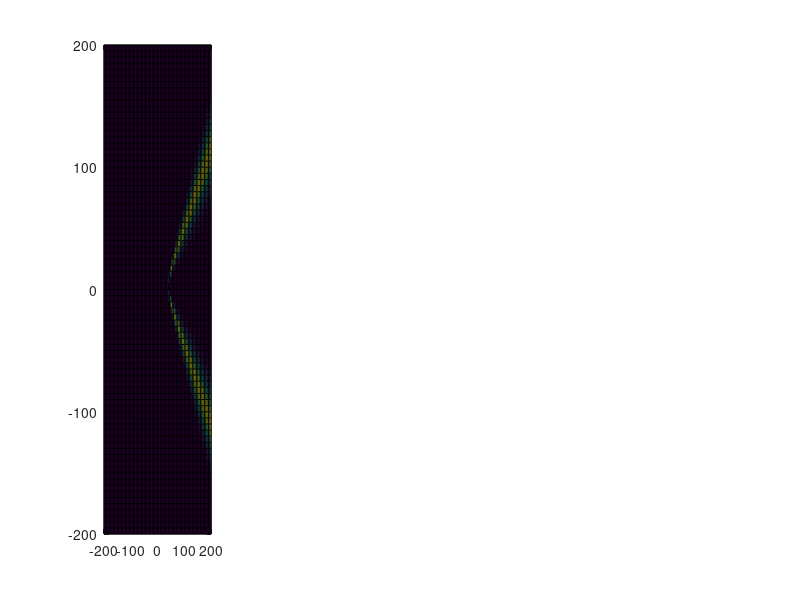

Reproduce this figure in MATLAB. (Note: this script raises an error after producing the figure.)
% Towed Array Source Localization with Ambiguity Surface method

% SIMULATIONS:
% - Simulation 1: Stationary source, moving array, no noise on measurements
% - Simulation 2: Stationary source, moving array, noisy measurements 
% - Simulation 3: Moving source, moving array, no noise on measurements -
% Incorporates Dilation of Surfaces
% - Simulation 4: Moving source, moving array with more sensors, no noise on measurements
% - Simulation 5: Two stationary sources, moving array, no noise

%//////////////////////////////////////////////////////////////////////////

%% SIMULATION 1: Stationary source, moving array, no noise on measurements
clear, close all

%~~~~~~~~~~~~~~~~~~~~~~~~~~~~Set parameters~~~~~~~~~~~~~~~~~~~~~~~~~~
sig =0.001; %Determine sigma (standard deviation) for the Gaussian:
Ntsteps=4; %number of time steps
true_wpos= [100,50,0]; %[x,y,z]; %Set True whale position
Nsources=size(true_wpos,1);
d=40; %distance between sensors
c=1500; % Speed of sound

sig_hyperbolas = 0.0003; % STD for plotting intersecting hyperbolas
%(for visual assesment of how they are crossing)- needs to be small

%~~~~~~~~~~~~~~~~~~~~~~Simulate Hydrophone positions~~~~~~~~~~~~~~~~~~~~~~
hyph_pos(:,:,1)=[0,0,0;d,0,0]; %[x1,y1,z1; x2,y2,z2];
for t=2:Ntsteps
hyph_pos(:,:,t)=hyph_pos(:,:,t-1)+[50,0,0;50,0,0];
end
Nsensors=size(hyph_pos,1);

%~~~~~~~~~~~~~~~~~~~~~~Compute True TDOAs~~~~~~~~~~~~~~~~~~~~~~~~~~~~~~~~~
true_tdoa=zeros(1,Ntsteps);
ip1=1;ip2=2;
for t=1:Ntsteps
    rp=hyph_pos(:,:,t);
    dt1 = 1/c*sqrt((rp(ip1,1)-true_wpos(1))^2 + ...
        (rp(ip1,2)-true_wpos(2))^2 + ...
        (rp(ip1,3)-true_wpos(3))^2);
    dt2 = 1/c*sqrt((rp(ip2,1)-true_wpos(1))^2 + ...
        (rp(ip2,2)-true_wpos(2))^2 + ...
        (rp(ip2,3)-true_wpos(3))^2);
    true_tdoa(t) = dt1-dt2;
end

%~~~~~~~~~~~~~~~~~~~~~~~~Create measurements~~~~~~~~~~~~~~~~~~~~~~~~~~~
tdoa_measured = true_tdoa; %Assume for the moment no noise in measurements

%~~~~~~~~~~~~~~~~~~~Create a grid for surface evaluation~~~~~~~~~~~~~~~~~~
% At the moment grid is fixed, but in future it should move with sensors.
dx=5; % grid step size
x=-200:dx:200;
Ngp_x=length(x);
y=x;
z=0;
Ngp_z=length(z);
[X,Y,Z] = meshgrid(x,y,z);
wpos=[X(:),Y(:),Z(:)]; %gives grid of N x [x,y,z] coordinates
N= size(wpos,1); %number of grid points to evaluate

%~~~~~~~~~~~~~~~~~~~Compute Ambiguity Surfaces~~~~~~~~~~~~~~~~~~~
%Pre-allocate:
LS=nan(Nsources,N,Ntsteps);
LS_Hyperbolas = LS;
fig1=figure; hold on

for t=1:Ntsteps % for each time step compute LS

rp=hyph_pos(:,:,t);
ip1=1;ip2=2;
tdoa_model=zeros(1,N);
for wpi=1:N % for each hypothetical grid position wpos(wpi) this calculates
    % time between position and hydrophone position - dt1 (between
    % hyph 1 and position wpos(wpi)), dt2 (between hyph2 and position wpos(wpi)), then
    % tdoa_model is tdoa between the hyph1 and hyph2 if the source
    % is at wpos(wpi).
    dt1 = 1/c*sqrt( (rp(ip1,1)-wpos(wpi,1))^2 + ...
        (rp(ip1,2)-wpos(wpi,2))^2 + ...
        (rp(ip1,3)-wpos(wpi,3))^2);
    dt2 = 1/c*sqrt( (rp(ip2,1)-wpos(wpi,1))^2 + ...
        (rp(ip2,2)-wpos(wpi,2))^2 + ...
        (rp(ip2,3)-wpos(wpi,3))^2);
    tdoa_model(wpi) = dt1-dt2;
end

LS(:,:,t)= exp(-1/(2*sig^2).*(tdoa_model-tdoa_measured(t)).^2);
LS_Hyperbolas(:,:,t)= exp(-1/(2*sig_hyperbolas^2).*(tdoa_model-tdoa_measured(t)).^2);

%PLOT Ambiguity Surface at time t
LStotal_temp=reshape(LS(:,:,t),[Ngp_x,Ngp_x,Ngp_z]);
subplot(1,Ntsteps,t)
pcolor(X,Y,LStotal_temp); hold on
clim([0,1])
plot(rp(ip1,1),rp(ip1,2),'r^','MarkerFaceColor','r'),hold on
plot(rp(ip2,1),rp(ip2,2),'r^','MarkerFaceColor','r')
plot(true_wpos(1),true_wpos(2),'r*','MarkerSize',12,'Linewidth',2)
colorbar
xlabel(' x (m)'),ylabel('y (m)')
title(['Ambiguity surface for time step ', num2str(t)])

end
fontsize(fig1,14,'points')

%~~~~~~~~~~~~~~~~~~~PLOT final Ambiguity Surface~~~~~~~~~~~~~~~~~~~
LStotal_temp=prod(LS,3);
LStotal=reshape(LStotal_temp,[Ngp_x,Ngp_x,Ngp_z]);
fig2=figure; hold on,
pcolor(X,Y,LStotal); 
clim([0,1])
plot([hyph_pos(ip1,1,1),hyph_pos(ip1,1,end)],[hyph_pos(ip1,2,1),hyph_pos(ip1,2,end)],'r-','Linewidth',3),hold on
plot(true_wpos(1),true_wpos(2),'r*','MarkerSize',12,'Linewidth',2)
legend('Ambiguity Surface','Boat track', 'True whale position')
xlabel(' x (m)'),ylabel('y (m)')
title('Total ambiguity surface')
fontsize(fig2,14,'points')

%~~~~~~~~~~~~~~~~~~~PLOT Intersecting Hyperbolas~~~~~~~~~~~~~~~~~~~
LStotal_hyperbolas_temp = sum(LS_Hyperbolas,3);
LStotal_hyperbolas = reshape(LStotal_hyperbolas_temp,[Ngp_x,Ngp_x,Ngp_z]);
fig3=figure;
pcolor(X,Y,LStotal_hyperbolas); hold on
set(gca,'YDir', 'normal');
clim([0,1])
colorbar
plot([hyph_pos(ip1,1,1),hyph_pos(ip1,1,end)],[hyph_pos(ip1,2,1),hyph_pos(ip1,2,end)],'r-', 'Linewidth', 3),hold on
plot(true_wpos(1),true_wpos(2),'r*','MarkerSize',12,'Linewidth',2)
xlabel(' x (m)'),ylabel('y (m)')
legend('Intesecting hyperbolas', 'Boat track', 'True whale position')
title('Intesecting hyperbolas')
fontsize(fig3,14,'points')


%~~~~~~~~~~~~ Determine Ambiguity surface Peak Height and Width~~~~~~~~~~~
disp(' ')
disp('Simulation 1: Stationary source, moving array, no noise on measurements.')
disp(' ')
[peakdata] =findpeaks2D(X,Y,LStotal);
fprintf(['True whale end location is: [', repmat('%g, ', 1, numel(true_wpos(end,:))-1), '%g]\n'],true_wpos(end,:))
%take just one of the estimated peaks (the other is mirror image)
n=1;
estimated_position=[peakdata.peakX(n),peakdata.peakY(n),0]; %were at the moment considering 2D, so z coordinate = 0.
fprintf(['Estimated whale location is: [', repmat('%g, ', 1, numel(estimated_position)-1), '%g]\n'],estimated_position)
fprintf('Width of the peak in X dirextion %.2f \n',peakdata.peakXWidth(n))
fprintf('Width of the peak in Y dirextion %.2f \n',peakdata.peakYWidth(n))
fprintf('Ambiguity value for the estimated location is %.2f \n',peakdata.peakZ(n))
fprintf('The std used for Gaussian is %.3f \n',sig)
fprintf('Number of sensors used is %.0f \n',Nsensors)
%//////////////////////////////////////////////////////////////////////////

%//////////////////////////////////////////////////////////////////////////
%% SIMULATION 2: Stationary source, moving array, noisy measurements 
clear, close all

%~~~~~~~~~~~~~~~~~~~~~~~~~~~~Set parameters~~~~~~~~~~~~~~~~~~~~~~~~~~
sig =0.003; %Determine sigma (standard deviation) for the Gaussian:
Ntsteps=4; %number of time steps
true_wpos= [100,50,0]; %[x,y,z]; %Set True whale position
Nsources=size(true_wpos,1);
d=40; %distance between sensors
c=1500; % Speed of sound
measure_noise=0.001; % measurement noise (needs to be equal or less than
% what we assume for sig):

sig_hyperbolas = 0.0003; % STD for plotting intersecting hyperbolas
%(for visual assesment of how they are crossing)- needs to be small

%~~~~~~~~~~~~~~~~~~~~~~Simulate Hydrophone positions~~~~~~~~~~~~~~~~~~~~~~
hyph_pos(:,:,1)=[0,0,0;d,0,0]; %[x1,y1,z1; x2,y2,z2];
for t=2:Ntsteps
hyph_pos(:,:,t)=hyph_pos(:,:,t-1)+[50,0,0;50,0,0];
end
Nsensors=size(hyph_pos,1);

%~~~~~~~~~~~~~~~~~~~~~~Compute True TDOAs~~~~~~~~~~~~~~~~~~~~~~~~~~~~~~~~~
true_tdoa=zeros(1,Ntsteps);
ip1=1;ip2=2;
for t=1:Ntsteps
    rp=hyph_pos(:,:,t);
    dt1 = 1/c*sqrt((rp(ip1,1)-true_wpos(1))^2 + ...
        (rp(ip1,2)-true_wpos(2))^2 + ...
        (rp(ip1,3)-true_wpos(3))^2);
    dt2 = 1/c*sqrt((rp(ip2,1)-true_wpos(1))^2 + ...
        (rp(ip2,2)-true_wpos(2))^2 + ...
        (rp(ip2,3)-true_wpos(3))^2);
    true_tdoa(t) = dt1-dt2;
end

%~~~~~~~~~~~~~~~~~~~~~~~~Create measurements~~~~~~~~~~~~~~~~~~~~~~~~~~~
tdoa_measured = true_tdoa + randn(size(true_tdoa)).*measure_noise; 
tdoa2bearing= @(x) acosd(1500/d*x); %bear2tdoa = @(x) cosd(x).*(d/c);
fprintf('True bearings are: %.4f \n', tdoa2bearing(true_tdoa))
fprintf('Measured bearings are: %.4f \n', tdoa2bearing(tdoa_measured))

%~~~~~~~~~~~~~~~~~~~Create a grid for surface evaluation~~~~~~~~~~~~~~~~~~
% At the moment grid is fixed, but in future it should move with sensors.
dx=5; % grid step size
x=-200:dx:200;
Ngp_x=length(x);
y=x;
z=0;
Ngp_z=length(z);
[X,Y,Z] = meshgrid(x,y,z);
wpos=[X(:),Y(:),Z(:)]; %gives grid of N x [x,y,z] coordinates
N= size(wpos,1); %number of grid points to evaluate

%~~~~~~~~~~~~~~~~~~~Compute Ambiguity Surfaces~~~~~~~~~~~~~~~~~~~
% Pre-allocate:
LS=nan(Nsources,N,Ntsteps);
LS_Hyperbolas = LS;
fig1=figure; hold on

for t=1:Ntsteps % for each time step compute LS

rp=hyph_pos(:,:,t);
ip1=1;ip2=2;
tdoa_model=zeros(1,N);
for wpi=1:N % for each hypothetical grid position wpos(wpi) this calculates
    % time between position and hydrophone position - dt1 (between
    % hyph 1 and position wpos(wpi)), dt2 (between hyph2 and position wpos(wpi)), then
    % tdoa_model is tdoa between the hyph1 and hyph2 if the source
    % is at wpos(wpi).
    dt1 = 1/c*sqrt( (rp(ip1,1)-wpos(wpi,1))^2 + ...
        (rp(ip1,2)-wpos(wpi,2))^2 + ...
        (rp(ip1,3)-wpos(wpi,3))^2);
    dt2 = 1/c*sqrt( (rp(ip2,1)-wpos(wpi,1))^2 + ...
        (rp(ip2,2)-wpos(wpi,2))^2 + ...
        (rp(ip2,3)-wpos(wpi,3))^2);
    tdoa_model(wpi) = dt1-dt2;
end

LS(:,:,t)= exp(-1/(2*sig^2).*(tdoa_model-tdoa_measured(t)).^2);
LS_Hyperbolas(:,:,t)= exp(-1/(2*sig_hyperbolas^2).*(tdoa_model-tdoa_measured(t)).^2);

%PLOT Ambiguity Surface at time t
LStotal_temp=reshape(LS(:,:,t),[Ngp_x,Ngp_x,Ngp_z]);
subplot(1,Ntsteps,t)
pcolor(X,Y,LStotal_temp); hold on
clim([0,1])
plot(rp(ip1,1),rp(ip1,2),'r^','MarkerFaceColor','r'),hold on
plot(rp(ip2,1),rp(ip2,2),'r^','MarkerFaceColor','r')
plot(true_wpos(1),true_wpos(2),'r*','MarkerSize',12,'Linewidth',2)
colorbar
xlabel(' x (m)'),ylabel('y (m)')
title(['Ambiguity surface for time step ', num2str(t)])
end
fontsize(fig1,14,'points')

%~~~~~~~~~~~~~~~~~~~PLOT final Ambiguity Surface~~~~~~~~~~~~~~~~~~~
LStotal_temp=prod(LS,3);
LStotal=reshape(LStotal_temp,[Ngp_x,Ngp_x,Ngp_z]);
fig2=figure; hold on,
pcolor(X,Y,LStotal); 
clim([0,1])
colorbar
plot([hyph_pos(ip1,1,1),hyph_pos(ip1,1,end)],[hyph_pos(ip1,2,1),hyph_pos(ip1,2,end)],'r-','Linewidth',3),hold on
plot(true_wpos(1),true_wpos(2),'r*','MarkerSize',12,'Linewidth',2)
xlabel(' x (m)'),ylabel('y (m)')
title(['Total ambiguity surface for \sigma=',num2str(sig), ' and noise=', num2str(measure_noise)])
legend('Ambiguity Surface','Boat track', 'True whale position')
fontsize(fig2,14,'points')

%~~~~~~~~~~~~~~~~~~~PLOT Intersecting Hyperbolas~~~~~~~~~~~~~~~~~~~
LStotal_hyperbolas_temp = sum(LS_Hyperbolas,3);
LStotal_hyperbolas = reshape(LStotal_hyperbolas_temp,[Ngp_x,Ngp_x,Ngp_z]);
fig3=figure;
pcolor(X,Y,LStotal_hyperbolas); hold on
set(gca,'YDir', 'normal');
clim([0,1])
colorbar
plot([hyph_pos(ip1,1,1),hyph_pos(ip1,1,end)],[hyph_pos(ip1,2,1),hyph_pos(ip1,2,end)],'r-', 'Linewidth', 3),hold on
plot(true_wpos(1),true_wpos(2),'r*','MarkerSize',12,'Linewidth',2)
xlabel(' x (m)'),ylabel('y (m)')
legend('Intesecting hyperbolas', 'Boat track', 'True whale position')
title ('Intesecting Hyperbolas')
fontsize(fig3,14,'points')


%~~~~~~~~~~~~ Determine Ambiguity surface Peak Height and Width~~~~~~~~~~~
disp(' ')
disp('Simulation 2: Stationary source, moving array, noisy measurements.')
disp(' ')

[peakdata] =findpeaks2D(X,Y,LStotal);
fprintf(['True whale end location is: [', repmat('%g, ', 1, numel(true_wpos(end,:))-1), '%g]\n'],true_wpos(end,:))
%take just one of the estimated peaks (the other is mirror image)
n=1;
estimated_position=[peakdata.peakX(n),peakdata.peakY(n),0]; %were at the moment considering 2D, so z coordinate = 0.
fprintf(['Estimated whale location is: [', repmat('%g, ', 1, numel(estimated_position)-1), '%g]\n'],estimated_position)
fprintf('Width of the peak in X dirextion %.2f \n',peakdata.peakXWidth(n))
fprintf('Width of the peak in Y dirextion %.2f \n',peakdata.peakYWidth(n))
fprintf('Ambiguity value for the estimated location is %.2f \n',peakdata.peakZ(n))
fprintf('The std used for Gaussian is %.3f \n',sig)
fprintf('The std used for measurement noise is %.3f \n',measure_noise)
fprintf('Number of sensors used is %.0f \n',Nsensors)
%//////////////////////////////////////////////////////////////////////////

%//////////////////////////////////////////////////////////////////////////
%% SIMULATION 3: Moving source, moving array, no noise on measurements
%!!!!!!!!!!!! Incorporates Dilation of Surfaces !!!!!!!!!!!!!!

clear,close all

%~~~~~~~~~~~~~~~~~~~~~~~~~~~~Set parameters~~~~~~~~~~~~~~~~~~~~~~~~~~
sig =0.002; %Determine sigma (standard deviation) for the Gaussian:
Ntsteps=6; %number of time steps
true_wpos(1,:)= [100,10,0]; %[x,y,z]; %Set the START of True whale position 
% (note, the whale will move in this simulation)
Nsources=size(true_wpos,1);
d=40; %distance between sensors
c=1500; % Speed of sound
sig_hyperbolas = 0.0003; % STD for plotting intersecting hyperbolas
%(for visual assesment of how they are crossing)- needs to be small

% For surface dilation:
mean_horiz_swimspeed= 0.5; %mean horizontal swim speed (for sperm whale) [m/s]

%~~~~~~~~~~~~~~~~~~~~~~Simulate Hydrophone positions~~~~~~~~~~~~~~~~~~~~~~
hyph_pos(:,:,1)=[0,0,0;d,0,0]; %[x1,y1,z1; x2,y2,z2];
for t=2:Ntsteps
hyph_pos(:,:,t)=hyph_pos(:,:,t-1)+[50,0,0;50,0,0];
end
Nsensors=size(hyph_pos,1);

%~~~~~~~~~~~~~~~~~~~~~~Simulate True Whale positions~~~~~~~~~~~~~~~~~~~~~~
for t=2:Ntsteps
true_wpos(t,:)= true_wpos(t-1,:) + [3,6,0]; % [x,y,z];
% Slow swimming whale + [3,6,0];
% Fast swimming whale + [8.7,17.4,0];
end

%~~~~~~~~~~~~~~~~~~~~~~Compute True TDOAs~~~~~~~~~~~~~~~~~~~~~~~~~~~~~~~~~
true_tdoa=zeros(1,Ntsteps);
ip1=1;ip2=2;
for t=1:Ntsteps
    rp=hyph_pos(:,:,t);
    dt1 = 1/c*sqrt((rp(ip1,1)-true_wpos(t,1))^2 + ...
        (rp(ip1,2)-true_wpos(t,2))^2 + ...
        (rp(ip1,3)-true_wpos(t,3))^2);
    dt2 = 1/c*sqrt((rp(ip2,1)-true_wpos(t,1))^2 + ...
        (rp(ip2,2)-true_wpos(t,2))^2 + ...
        (rp(ip2,3)-true_wpos(t,3))^2);
    true_tdoa(t) = dt1-dt2;
end

%~~~~~~~~~~~~~~~~~~~~~~~~Create measurements~~~~~~~~~~~~~~~~~~~~~~~~~~~
tdoa_measured = true_tdoa; %Assume for the moment no noise in measurements

%~~~~~~~~~~~~~~~~~~~Create a grid for surface evaluation~~~~~~~~~~~~~~~~~~
% At the moment grid is fixed, but in future it should move with sensors.
dx=5; % grid step size
x=-300:dx:300;
Ngp_x=length(x);
y=x;
z=0;
Ngp_z=length(z);
[X,Y,Z] = meshgrid(x,y,z);
wpos=[X(:),Y(:),Z(:)]; %gives grid of N x [x,y,z] coordinates
N= size(wpos,1); %number of grid points to evaluate


%~~~~~~~~~ Get time step when animal is closest to 90deg (tdoa=0s)~~~~~~~~~
% This is for the purpose of Surface Dilation
[~,ind]=min(abs(tdoa_measured));
tsteps=1:1:Ntsteps;
tstep90=tsteps(ind); 

%~~~~~~~~~~~~~~~~~~~Compute Ambiguity Surfaces~~~~~~~~~~~~~~~~~~~
% Without dilation : LS
% With Dialtion: LSdilate
%Pre-allocate:
LS=nan(Nsources,N,Ntsteps); 
LS_Hyperbolas = LS;
LSdilate = nan(Ngp_x,Ngp_x,Ntsteps);
fig1=figure; hfig1=cell(1,Ntsteps);

for t=1:Ntsteps % for each time step compute LS

rp=hyph_pos(:,:,t);
ip1=1;ip2=2;
tdoa_model=zeros(1,N);
for wpi=1:N % for each hypothetical grid position wpos(wpi) this calculates
    % time between position and hydrophone position - dt1 (between
    % hyph 1 and position wpos(wpi)), dt2 (between hyph2 and position wpos(wpi)), then
    % tdoa_model is tdoa between the hyph1 and hyph2 if the source
    % is at wpos(wpi).
    dt1 = 1/c*sqrt( (rp(ip1,1)-wpos(wpi,1))^2 + ...
        (rp(ip1,2)-wpos(wpi,2))^2 + ...
        (rp(ip1,3)-wpos(wpi,3))^2);
    dt2 = 1/c*sqrt( (rp(ip2,1)-wpos(wpi,1))^2 + ...
        (rp(ip2,2)-wpos(wpi,2))^2 + ...
        (rp(ip2,3)-wpos(wpi,3))^2);
    tdoa_model(wpi) = dt1-dt2;
end

LS(:,:,t)= exp(-1/(2*sig^2).*(tdoa_model-tdoa_measured(t)).^2);
LS_Hyperbolas(:,:,t)= exp(-1/(2*sig_hyperbolas^2).*(tdoa_model-tdoa_measured(t)).^2);

% PLOT Ambiguity Surface at time t (without surface dilation)
LStotal_temp=reshape(LS(:,:,t),[Ngp_x,Ngp_x,Ngp_z]);
hfig1{t}=subplot(1,Ntsteps,t,'Parent', fig1); hold on;
pcolor(hfig1{t},X,Y,LStotal_temp); 
clim([0,1])
hold on;plot(hfig1{t},rp(ip1,1),rp(ip1,2),'r^','MarkerFaceColor','r')
hold on;plot(hfig1{t},rp(ip2,1),rp(ip2,2),'r^','MarkerFaceColor','r')
hold on;plot(hfig1{t},true_wpos(t,1),true_wpos(t,2),'r*','MarkerSize',12,'Linewidth',2)
colorbar
xlabel(' x (m)'),ylabel('y (m)')
hold off

%///////////////////DILATE SURFACES////////////////////////////////
% Apply Surface dilation filter (imdilate) to compensate for whale movement:

dt90 = 9.73*abs(t-tstep90); %Elapsed time from when animals are at 90deg (0 tdoa) [s]
%(50m per time step equates to 9.73 s per time step if 
% the boat moves in each time step 50 m assuming it travels 10kts (5.144m/s))
if dt90==0
dt90=2;
end
mdwh=dt90*mean_horiz_swimspeed; %maximum distance whale could have travelled horizontally [m]

%gridpoints for filter in x (and also y since the same assumptions re swim speed and grid space)
xgridf=0:dx:(mdwh+dx);
filt_x_grid = [-fliplr(xgridf(2:end)),xgridf];
[Fx,Fy] = meshgrid(filt_x_grid,filt_x_grid);
De = Fx.^2/mdwh^2 + Fy.^2/mdwh^2; %normalize to max distance that the whale could have swam (feasible distance will be 1 or lower/ or is it 2 or lower??)
%F = zeros(size(De)); F((De <=1)) = 1;

LSdilate(:,:,t)=imdilate(LStotal_temp,(De<=1));
%//////////////////////////////////////////////////////////////////

end

%~~~~~~~~~~~~~~~~PLOT final Ambiguity Surface without Dilation~~~~~~~~~~~~~
LStotal_temp=prod(LS,3);
LStotal=reshape(LStotal_temp,[Ngp_x,Ngp_x,Ngp_z]);
fig2=figure; hold on,
pcolor(X,Y,LStotal);
clim([0,1])
colorbar
plot([hyph_pos(ip1,1,1),hyph_pos(ip1,1,end)],[hyph_pos(ip1,2,1),hyph_pos(ip1,2,end)],'r-', 'Linewidth', 3),hold on
for k=2:Ntsteps
plot([true_wpos(k-1,1),true_wpos(k,1)],[true_wpos(k-1,2),true_wpos(k,2)],'r*-','MarkerSize',12,'Linewidth',2)
end
xlabel(' x (m)'),ylabel('y (m)')
title(['Total ambiguity surface WITHOUT dilation for \sigma=',num2str(sig)])
legend('Ambiguity Surface','Boat track', 'True whale position')
fontsize(fig2,14,'points')

%~~~~~~~~~~~~~~PLOT dilated Ambiguity Surfaces for each time t~~~~~~~~~~~~~
% PLOT dilated surface (for some reason it messes up fig 1 if plotted
% within the loop)
fig3=figure; hfig2=cell(1,Ntsteps);
for t=1:Ntsteps
ip1=1;ip2=2;
rp=hyph_pos(:,:,t);
%PLOT
hfig2{t}=subplot(1,Ntsteps,t,'Parent', fig3); hold on;
pcolor(hfig2{t},X,Y,LSdilate(:,:,t)); hold on;
clim([0,1])
plot(hfig2{t},rp(ip1,1),rp(ip1,2),'r^','MarkerFaceColor','r'),hold on
plot(hfig2{t},rp(ip2,1),rp(ip2,2),'r^','MarkerFaceColor','r')
plot(hfig2{t},true_wpos(t,1),true_wpos(t,2),'r*','Markersize',10, 'LineWidth',3)
colorbar
xlabel(' x (m)'),ylabel('y (m)')
hold off
end
title('Dilated ambiguity surfaces')

%~~~~~~~~~~~~~~~~PLOT final Ambiguity Surface with Dilation~~~~~~~~~~~~~
LSdilatetotal=prod(LSdilate,3);
fig4=figure; hold on,
pcolor(X,Y,LSdilatetotal);
clim([0,1])
colorbar
plot([hyph_pos(ip1,1,1),hyph_pos(ip1,1,end)],[hyph_pos(ip1,2,1),hyph_pos(ip1,2,end)],'r-', 'Linewidth', 3),hold on
for k=2:Ntsteps
plot([true_wpos(k-1,1),true_wpos(k,1)],[true_wpos(k-1,2),true_wpos(k,2)],'r*-','MarkerSize',12,'Linewidth',2)
end
xlabel(' x (m)'),ylabel('y (m)')
title(['Total ambiguity surface WITH dilation for \sigma=',num2str(sig)])
legend('Ambiguity Surface','Boat track', 'True whale position')
fontsize(fig4,14,'points')


%~~~~~~~~~~~~~~~~~~~PLOT Intersecting Hyperbolas~~~~~~~~~~~~~~~~~~~
LStotal_hyperbolas_temp = sum(LS_Hyperbolas,3);
LStotal_hyperbolas = reshape(LStotal_hyperbolas_temp,[Ngp_x,Ngp_x,Ngp_z]);
fig5=figure;
pcolor(X,Y,LStotal_hyperbolas); hold on
set(gca,'YDir', 'normal');
clim([0,1])
colorbar
plot([hyph_pos(ip1,1,1),hyph_pos(ip1,1,end)],[hyph_pos(ip1,2,1),hyph_pos(ip1,2,end)],'r-', 'Linewidth', 3),hold on
for k=2:Ntsteps
plot([true_wpos(k-1,1),true_wpos(k,1)],[true_wpos(k-1,2),true_wpos(k,2)],'r*-','MarkerSize',12,'Linewidth',2)
end
xlabel(' x (m)'),ylabel('y (m)')
legend('Intesecting hyperbolas', 'Boat track', 'True whale position')
title ('Intersecting hyperbolas')
fontsize(fig5,14,'points')


%~~~~~~~~~~~~ Determine Ambiguity surface Peak Height and Width~~~~~~~~~~~
disp(' ')
disp(['Simulation 3: Moving source, moving array, no noise on measurements.' ...
    ' Incorporates Surface dilation'])
disp(' ')

% WITHOUT DILATION
[peakdata] =findpeaks2D(X,Y,LStotal);
disp('------------------------------')
disp('WITHOUT Dilation')
fprintf(['True whale end location is: [', repmat('%g, ', 1, numel(true_wpos(end,:))-1), '%g]\n'],true_wpos(end,:))
%take just one of the estimated peaks (the other is mirror image)
n=1;
estimated_position=[peakdata.peakX(n),peakdata.peakY(n),0]; %were at the moment considering 2D, so z coordinate = 0.
fprintf(['Estimated whale location is: [', repmat('%g, ', 1, numel(estimated_position)-1), '%g]\n'],estimated_position)
fprintf('Width of the peak in X dirextion %.2f \n',peakdata.peakXWidth(n))
fprintf('Width of the peak in Y dirextion %.2f \n',peakdata.peakYWidth(n))
fprintf('Ambiguity value for the estimated location is %.2f \n',peakdata.peakZ(n))
fprintf('The variance used for Gaussian is %.3f \n',sig)
fprintf('Number of sensors used is %.0f \n',Nsensors)
%//////////////////////////////////////////////////////////////////////////

% WITH DILATION
[peakdata_dilate] =findpeaks2D(X,Y,LSdilatetotal);
disp('------------------------------')
disp('WITH Dilation')
fprintf(['True whale end location is: [', repmat('%g, ', 1, numel(true_wpos(end,:))-1), '%g]\n'],true_wpos(end,:))
%take just one of the estimated peaks (the other is mirror image)
n=1;
estimated_position=[peakdata_dilate.peakX(n),peakdata_dilate.peakY(n),0]; %were at the moment considering 2D, so z coordinate = 0.
fprintf(['Estimated whale location is: [', repmat('%g, ', 1, numel(estimated_position)-1), '%g]\n'],estimated_position)
fprintf('Width of the peak in X dirextion %.2f \n',peakdata_dilate.peakXWidth(n))
fprintf('Width of the peak in Y dirextion %.2f \n',peakdata_dilate.peakYWidth(n))
fprintf('Ambiguity value for the estimated location is %.2f \n',peakdata_dilate.peakZ(n))
fprintf('The variance used for Gaussian is %.3f \n',sig)
fprintf('Number of sensors used is %.0f \n',Nsensors)

%//////////////////////////////////////////////////////////////////////////

%//////////////////////////////////////////////////////////////////////////
%% SIMULATION 4: Moving source, moving array with more sensors, no noise on measurements

clear,close all

%~~~~~~~~~~~~~~~~~~~~~~~~~~~~Set parameters~~~~~~~~~~~~~~~~~~~~~~~~~~
sig =0.003; %Determine sigma (standard deviation) for the Gaussian:
Ntsteps=4; %number of time steps
true_wpos(1,:)= [100,50,0]; %[x,y,z]; %Set True whale position
Nsources=size(true_wpos,1);
d1= 3; %distance between sensors (1&2)
d2=40; %distance between sensors (2&3)
c=1500; % Speed of sound

% sig_hyperbolas = 0.0003; % STD for plotting intersecting hyperbolas
% %(for visual assesment of how they are crossing)- needs to be small

%~~~~~~~~~~~~~~~~~~~~~~Simulate Hydrophone positions~~~~~~~~~~~~~~~~~~~~~~
hyph_pos(:,:,1)=[0,0,0;d1,0,0;d2,0,0]; %[x1,y1,z1; x2,y2,z2; x3,y3,z3];
for t=2:Ntsteps
hyph_pos(:,:,t)=hyph_pos(:,:,t-1)+[50,0,0;50,0,0;50,0,0];
end
Nsensors=size(hyph_pos,1);

%~~~~~~~~~~~~~~~~~~~~~~Simulate True Whale positions~~~~~~~~~~~~~~~~~~~~~~
for t=2:Ntsteps
true_wpos(t,:)= true_wpos(t-1,:) + [3,6,0]; % [x,y,z];
% Slow swimming whale + [3,6,0];
% Fast swimming whale + [8.7,17.4,0];
end

%~~~~~~~~~~~~~~~~~~~~~~Compute True TDOAs~~~~~~~~~~~~~~~~~~~~~~~~~~~~~~~~~
% compute tdoas between all sensors:
Ncombos=Nsensors*(Nsensors-1)- sum((Nsensors-1):-1:1); %Number of tdoa pairs
true_tdoas= cell(1,Ncombos);
count=1;
for ip1=1:Nsensors
    for ip2= ip1+1:Nsensors
        true_tdoa_temp=zeros(1,Ntsteps);
        for t=1:Ntsteps % at each time t
            rp=hyph_pos(:,:,t);

            dt1 = 1/c*sqrt((rp(ip1,1)-true_wpos(t,1))^2 + ...
                (rp(ip1,2)-true_wpos(t,2))^2 + ...
                (rp(ip1,3)-true_wpos(t,3))^2);
            dt2 = 1/c*sqrt((rp(ip2,1)-true_wpos(t,1))^2 + ...
                (rp(ip2,2)-true_wpos(t,2))^2 + ...
                (rp(ip2,3)-true_wpos(t,3))^2);
            true_tdoa_temp(t) = dt1-dt2;
        end
        true_tdoas{count}=true_tdoa_temp;
        count=count+1;
    end
end

%~~~~~~~~~~~~~~~~~~~~~~~~Create measurements~~~~~~~~~~~~~~~~~~~~~~~~~~~
%re-arrange so that the measured tdoas are per time step (matrix of (Ncombos,Ntsteps)):
tdoa_measured = vertcat(true_tdoas{:}); %Assume for the moment no noise in measurements

%~~~~~~~~~~~~~~~~~~~Create a grid for surface evaluation~~~~~~~~~~~~~~~~~~
% At the moment grid is fixed, but in future it should move with sensors.
dx=5;
x=-200:dx:200;
Ngp_x=length(x);
y=x;
z=0;
Ngp_z=length(z);
[X,Y,Z] = meshgrid(x,y,z);
wpos=[X(:),Y(:),Z(:)]; %gives grid of N x [x,y,z] coordinates
N= size(wpos,1); %number of grid points to evaluate

%~~~~~~~~~~~~~~~~~~~Compute Ambiguity Surfaces~~~~~~~~~~~~~~~~~~~
%Pre-allocate:
LStotal_tstep=zeros(1,N,Ntsteps);

for t=1:Ntsteps % for each time step compute LS (should be a product of LSs for all hydrophone pairs)

    rp=hyph_pos(:,:,t);
    count=1;

    LS_temp=zeros(Ncombos,N);
    figure, hold on
    for ip1=1:Nsensors
        for ip2= ip1+1:Nsensors
            tdoa_model=zeros(1,N);
            for wpi=1:N % for each hypothetical grid position wpos(wpi) this calculates
                % time between position and hydrophone position - dt1 (between
                % hyph 1 and position wpos(wpi)), dt2 (between hyph2 and position wpos(wpi)), then
                % tdoa_model is tdoa between the hyph1 and hyph2 if the source
                % is at wpos(wpi).
                dt1 = 1/c*sqrt( (rp(ip1,1)-wpos(wpi,1))^2 + ...
                    (rp(ip1,2)-wpos(wpi,2))^2 + ...
                    (rp(ip1,3)-wpos(wpi,3))^2);
                dt2 = 1/c*sqrt( (rp(ip2,1)-wpos(wpi,1))^2 + ...
                    (rp(ip2,2)-wpos(wpi,2))^2 + ...
                    (rp(ip2,3)-wpos(wpi,3))^2);
                tdoa_model(wpi) = dt1-dt2;
            end

            LS_temp(count,:)= exp(-1/(2*sig^2).*(tdoa_model-tdoa_measured(count,t)).^2);
            

            LStotal_temp=reshape(LS_temp(count,:),[Ngp_x,Ngp_x,Ngp_z]);
            subplot(1,Nsensors,count)
            pcolor(X,Y,LStotal_temp); hold on
            clim([0,1])
            plot(rp(ip1,1),rp(ip1,2),'r^','MarkerFaceColor','r'),hold on
            plot(rp(ip2,1),rp(ip2,2),'r^','MarkerFaceColor','r')
            plot(true_wpos(t,1),true_wpos(t,2),'k*')
            colorbar
            xlabel(' x (m)'),ylabel('y (m)')
            title(['Ambiguity surface at time step ',num2str(t),...
                ', sensors ', num2str(ip1), ' and ', num2str(ip2)])

            count=count+1;

        end
    end

    LStotal_tstep(:,:,t) = prod(LS_temp);
    LStotal_tstep_temp=reshape(LStotal_tstep(:,:,t),[Ngp_x,Ngp_x,Ngp_z]);
    figure,
    pcolor(X,Y,LStotal_tstep_temp); hold on
    clim([0,1])
    for k=1:Nsensors
        plot(rp(k,1),rp(k,2),'r^','MarkerFaceColor','r'),hold on
    end
    plot(true_wpos(t,1),true_wpos(t,2),'r*','MarkerSize',12,'Linewidth',2)
    colorbar
    xlabel(' x (m)'),ylabel('y (m)')
    title(['Total Ambiguity surface at time step ',num2str(t)])

end


%~~~~~~~~~~~~~~~~~~~PLOT final Ambiguity Surface~~~~~~~~~~~~~~~~~~~
LStotal_temp=prod(LStotal_tstep,3);
LStotal=reshape(LStotal_temp,[Ngp_x,Ngp_x,Ngp_z]);
h=figure; hold on;
pcolor(X,Y,LStotal)
clim([0,1])
colorbar
hph=1;
plot([hyph_pos(hph,1,1),hyph_pos(hph,1,end)],[hyph_pos(hph,2,1),hyph_pos(hph,2,end)],'r-','Linewidth',3),hold on
for k=2:Ntsteps
plot([true_wpos(k-1,1),true_wpos(k,1)],[true_wpos(k-1,2),true_wpos(k,2)],'r*-','MarkerSize',12,'Linewidth',2)
end
xlabel(' x (m)'),ylabel('y (m)'), title ('Total ambiguity surface')
legend('Intesecting hyperbolas', 'Boat track', 'True whale position')
fontsize(h,14,'points')


%~~~~~~~~~~~~ Determine Ambiguity surface Peak Height and Width~~~~~~~~~~~
disp(' ')
disp('Simulation 4: Moving source, moving array with more sensors, no noise on measurements.')
disp(' ')

[peakdata] =findpeaks2D(X,Y,LStotal);
fprintf(['True whale end location is: [', repmat('%g, ', 1, numel(true_wpos(end,:))-1), '%g]\n'],true_wpos(end,:))
%take just one of the estimated peaks (the other is mirror image)
n=1;
estimated_position=[peakdata.peakX(n),peakdata.peakY(n),0]; %were at the moment considering 2D, so z coordinate = 0.
fprintf(['Estimated whale location is: [', repmat('%g, ', 1, numel(estimated_position)-1), '%g]\n'],estimated_position)
fprintf('Width of the peak in X dirextion %.2f \n',peakdata.peakXWidth(n))
fprintf('Width of the peak in Y dirextion %.2f \n',peakdata.peakYWidth(n))
fprintf('Ambiguity value for the estimated location is %.2f \n',peakdata.peakZ(n))
fprintf('The std used for Gaussian is %.3f \n',sig)
fprintf('Number of sensors used is %.0f \n',Nsensors)
%//////////////////////////////////////////////////////////////////////////

%//////////////////////////////////////////////////////////////////////////
%% SIMULATION 5: Moving array (2 sensors), two stationary sources, no noise

clear, close all

%~~~~~~~~~~~~~~~~~~~~~~~~~~~~Set parameters~~~~~~~~~~~~~~~~~~~~~~~~~~
sig =0.003; %Determine sigma (standard deviation) for the Gaussian:
Ntsteps=4; %number of time steps
d=40; %distance between sensors
c=1500; % Speed of sound

sig_hyperbolas = 0.0003; % STD for plotting intersecting hyperbolas
%(for visual assesment of how they are crossing)- needs to be small

%~~~~~~~~~~~~~~~~~~~~~~Simulate Hydrophone positions~~~~~~~~~~~~~~~~~~~~~~
hyph_pos(:,:,1)=[0,0,0;d,0,0]; %[x1,y1,z1; x2,y2,z2];
for t=2:Ntsteps
hyph_pos(:,:,t)=hyph_pos(:,:,t-1)+[50,0,0;50,0,0];
end
Nsensors=size(hyph_pos,1);

%~~~~~~~~~~~~~~~~~~~~~~Simulate True Whale positions~~~~~~~~~~~~~~~~~~~~~~
% Two stationary sources
true_wpos(1,:)= [100,50,0]; %[x,y,z];
true_wpos(2,:)= [10,100,0];
Nsources=size(true_wpos,1);

%~~~~~~~~~~~~~~~~~~~~~~Compute True TDOAs~~~~~~~~~~~~~~~~~~~~~~~~~~~~~~~~~
true_tdoa=zeros(Nsources,Ntsteps);
ip1=1;ip2=2;
for t=1:Ntsteps
    rp=hyph_pos(:,:,t);
    dt1 = 1/c*sqrt((rp(ip1,1)-true_wpos(:,1)).^2 + ...
        (rp(ip1,2)-true_wpos(:,2)).^2 + ...
        (rp(ip1,3)-true_wpos(:,3)).^2);
    dt2 = 1/c*sqrt((rp(ip2,1)-true_wpos(:,1)).^2 + ...
        (rp(ip2,2)-true_wpos(:,2)).^2 + ...
        (rp(ip2,3)-true_wpos(:,3)).^2);
    true_tdoa(:,t) = dt1-dt2;
end


%~~~~~~~~~~~~~~~~~~~~~~~~Create measurements~~~~~~~~~~~~~~~~~~~~~~~~~~~
tdoa_measured = true_tdoa; %Assume for the moment no noise in measurements
%measurements are a matrix Nsources x Nsteps

%~~~~~~~~~~~~~~~~~~~Create a grid for surface evaluation~~~~~~~~~~~~~~~~~~
% At the moment grid is fixed, but in future it should move with sensors.
dx=5; % grid step size
x=-200:dx:200;
Ngp_x=length(x);
y=x;
z=0;
Ngp_z=length(z);
[X,Y,Z] = meshgrid(x,y,z);
wpos=[X(:),Y(:),Z(:)]; %gives grid of N x [x,y,z] coordinates
N= size(wpos,1); %number of grid points to evaluate


%~~~~~~~~~~~~~~~~~~~Compute Ambiguity Surfaces~~~~~~~~~~~~~~~~~~~
%Pre-allocate:
LS=nan(Nsources,N,Ntsteps);

for t=1:Ntsteps % for each time step compute LS

rp=hyph_pos(:,:,t);
ip1=1;ip2=2;
tdoa_model=zeros(1,N);
for wpi=1:N % for each hypothetical grid position wpos(wpi) this calculates
    % time between position and hydrophone position - dt1 (between
    % hyph 1 and position wpos(wpi)), dt2 (between hyph2 and position wpos(wpi)), then
    % tdoa_model is tdoa between the hyph1 and hyph2 if the source
    % is at wpos(wpi).
    dt1 = 1/c*sqrt( (rp(ip1,1)-wpos(wpi,1))^2 + ...
        (rp(ip1,2)-wpos(wpi,2))^2 + ...
        (rp(ip1,3)-wpos(wpi,3))^2);
    dt2 = 1/c*sqrt( (rp(ip2,1)-wpos(wpi,1))^2 + ...
        (rp(ip2,2)-wpos(wpi,2))^2 + ...
        (rp(ip2,3)-wpos(wpi,3))^2);
    tdoa_model(wpi) = dt1-dt2;
end

LS(:,:,t)= exp(-1/(2*sig^2).*(tdoa_model-tdoa_measured(:,t)).^2);


%PLOT Ambiguity Surface for each source at time t
figure,hold on
for n=1:Nsources
LStotal_temp=reshape(LS(n,:,t),[Ngp_x,Ngp_x,Ngp_z]);
subplot(1,Nsources,n)
pcolor(X,Y,LStotal_temp); hold on
clim([0,1])
plot(rp(ip1,1),rp(ip1,2),'r^','MarkerFaceColor','r'),hold on
plot(rp(ip2,1),rp(ip2,2),'r^','MarkerFaceColor','r')
plot(true_wpos(n,1),true_wpos(n,2),'r*','MarkerSize',12,'Linewidth',2)
colorbar
xlabel(' x (m)'),ylabel('y (m)')
title(['LS for source ',num2str(n),' time step ', num2str(t)])
end

end


%~~~~~~~~~~~~~~~~~~~PLOT final Ambiguity Surface~~~~~~~~~~~~~~~~~~~
LStotal_temp=prod(LS,3);
figure, hold on
for n=1:Nsources
LStotal=reshape(LStotal_temp(n,:),[Ngp_x,Ngp_x,Ngp_z]);
subplot(1,Nsources,n)
pcolor(X,Y,LStotal),hold on
hph=1;
plot([hyph_pos(hph,1,1),hyph_pos(hph,1,end)],[hyph_pos(hph,2,1),hyph_pos(hph,2,end)],'r-','Linewidth',3),hold on
plot(true_wpos(n,1),true_wpos(n,2),'r*','MarkerSize',12,'Linewidth',2)
xlabel(' x (m)'),ylabel('y (m)')
title (['Total ambiguity surface for source ', num2str(n)])
clim([0,1])
colorbar
end

%~~~~~~~~~~~~ Determine Ambiguity surface Peak Height and Width~~~~~~~~~~~
disp(' ')
disp('Simulation 5: Two stationary sources, moving array, no noise on measurements.')
disp(' ')

for m=1:Nsources
    disp('--------------------------- ')
    fprintf('Source %.0f \n',m)

LStotal=reshape(LStotal_temp(m,:),[Ngp_x,Ngp_x,Ngp_z]);   
[peakdata] =findpeaks2D(X,Y,LStotal);
fprintf(['True whale end location is: [', repmat('%g, ', 1, numel(true_wpos(m,:))-1), '%g]\n'],true_wpos(m,:))
%take just one of the estimated peaks (the other is mirror image)
n=1;
estimated_position=[peakdata.peakX(n),peakdata.peakY(n),0]; %were at the moment considering 2D, so z coordinate = 0.
fprintf(['Estimated whale location is: [', repmat('%g, ', 1, numel(estimated_position)-1), '%g]\n'],estimated_position)
fprintf('Width of the peak in X dirextion %.2f \n',peakdata.peakXWidth(n))
fprintf('Width of the peak in Y dirextion %.2f \n',peakdata.peakYWidth(n))
fprintf('Ambiguity value for the estimated location is %.2f \n',peakdata.peakZ(n))
fprintf('The std used for Gaussian is %.3f \n',sig)
fprintf('Number of sensors used is %.0f \n',Nsensors)

end
%//////////////////////////////////////////////////////////////////////////